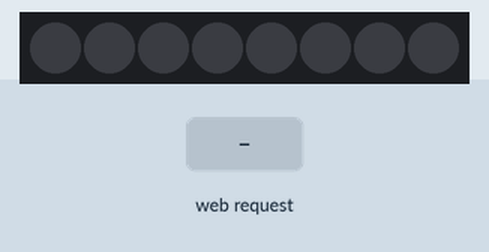
This sketch was run on a simulated ESP8266 (NodeMCU). On the bench: 8 RGB LEDs in strip order, left to right. The inputs (shaded band) are chosen by the test bench. WiFi joins after 1.5 s; servers stay silent unless stated; what the sketch prints to the serial monitor is not drawn.

Above: at 2.7 s.
2.8 s: HTTP request GET /red received
At 4.0 s:
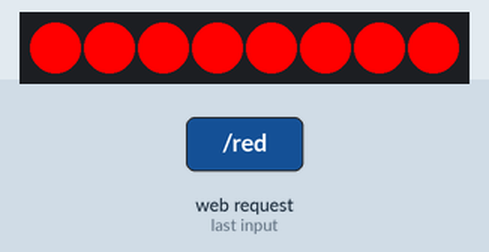
4.3 s: HTTP request GET /green received
At 5.3 s:
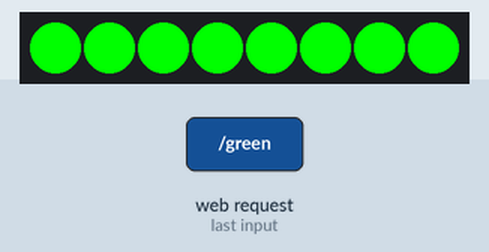
5.8 s: HTTP request GET /blue received
At 6.4 s:
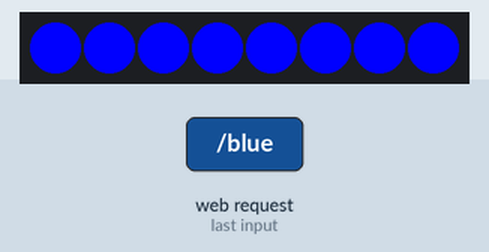
7.3 s: HTTP request GET /yellow received
At 7.6 s:
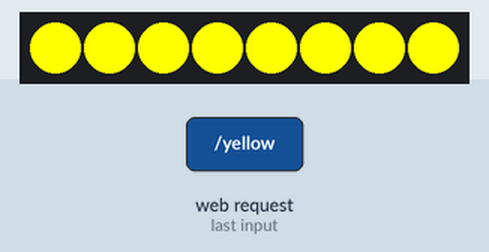
8.8 s: HTTP request GET /white received
At 9.9 s:
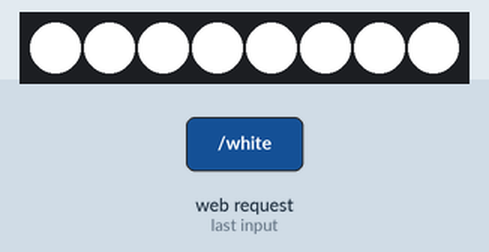
10.3 s: HTTP request GET /purple received
At 11.1 s:
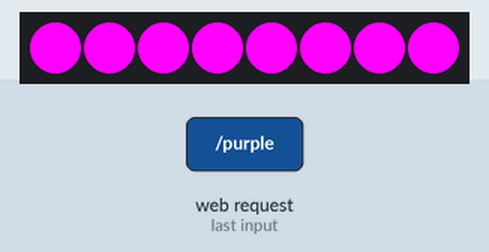
Timing chart, 0 to 12.8 s (numbered marks = the images above; inputs shaded):
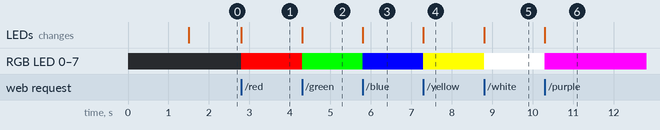

The sketch:

sketch_feb28a_LEDStrip_WifiServer.ino
```cpp
#include <Adafruit_NeoPixel.h> //Dołączenie biblioteki

#include <ESP8266WebServer.h>
#include <ESP8266WiFi.h>
#include <ArduinoJson.h>

#define NUM_LEDS 8
#define LED_PIN D5

Adafruit_NeoPixel ledBoard = Adafruit_NeoPixel(NUM_LEDS, LED_PIN, NEO_GRB + NEO_KHZ800);

ESP8266WebServer server;

const char* networkSSID = "TP-LINK_E6565C"; // WiFi name
const char* networkPwd = ""; // WiFi password

String deviceName = "NodeMCU_+_LED_strip";

int colorPower = 255;

int red = 0;
int green = 0;
int blue = 0;

void setup() {
  Serial.begin(115200);

  WiFi.begin(networkSSID, networkPwd);
  Serial.println("Connecting to WiFi");
  while(WiFi.status() != WL_CONNECTED) {
    delay(500);
    Serial.print(".");
  }
  Serial.println("");
  Serial.print("Connected, my IP address is: ");
  Serial.println(WiFi.localIP());

  server.on("/red", setRed);
  server.on("/green", setGreen);
  server.on("/blue", setBlue);
  server.on("/yellow", setYellow);
  server.on("/white", setWhite);
  server.on("/purple", setPurple);
  server.on("/cyan", setCyan);
  server.on("/brightness", setLedsBrightness);
  server.begin();

  ledBoard.begin();
  ledBoard.show();
}

void loop() {
  server.handleClient();
}

void setLedsBrightness() {
  DynamicJsonDocument processedJson(500);
  deserializeJson(processedJson, server.arg("plain"));
  String message = "Received: " + server.arg("plain") + "\n";
  Serial.println(message);

  long brightness = processedJson["brightness"];
  message = "argument brightness: " + String(brightness);
  Serial.println(message);

  if (brightness != NULL) {
    if (brightness > 255) colorPower = 255;
    else if (brightness < 0) colorPower = 0;
    else colorPower = brightness;
    server.send(200, "text/json", "{\"result\":\"OK\"}");
    changeColorsBrightness();
  } else {
    server.send(400, "text/json", "{\"result\":\"FAIL\"}");
  }
}

void changeColorsBrightness() {
  int factor = 0;

  if (red > 0) factor = 1;
  else factor = 0;
  red = factor * colorPower;

  if (green > 0) factor = 1;
  else factor = 0;
  green = factor * colorPower;

  if (blue > 0) factor = 1;
  else factor = 0;
  blue = factor * colorPower;

  uploadColorToLeds();
}

void setRed() {
  red = 1 * colorPower;
  green = 0;
  blue = 0;
  uploadColorToLeds();
}

void setGreen() {
  red = 0;
  green = 1 * colorPower;
  blue = 0;
  uploadColorToLeds();
}

void setBlue() {
  red = 0;
  green = 0;
  blue = 1 * colorPower;
  uploadColorToLeds();
}

void setYellow() {
  red = 1 * colorPower;
  green = 1 * colorPower;
  blue = 0;
  uploadColorToLeds();
}

void setWhite() {
  red = 1 * colorPower;
  green = 1 * colorPower;
  blue = 1 * colorPower;
  uploadColorToLeds();
}

void setPurple() {
  red = 1 * colorPower;
  green = 0;
  blue = 1 * colorPower;
  uploadColorToLeds();
}

void setCyan() {
  red = 0;
  green = 1 * colorPower;
  blue = 1 * colorPower;
  uploadColorToLeds();
}

void uploadColorToLeds() {
  for(int i = 0; i < NUM_LEDS; i++) {
      ledBoard.setPixelColor(i, ledBoard.Color(red, green, blue));
  }
  ledBoard.show();
}
```

Measured:
- after the input at 2.8 s, RGB LED 0–7: off → RGB(255, 0, 0) at once; the LEDs: change at once (image 1)
- after the input at 4.3 s, RGB LED 0–7: RGB(255, 0, 0) → RGB(0, 255, 0) at once; the LEDs: change at once (image 2)
- after the input at 5.8 s, RGB LED 0–7: RGB(0, 255, 0) → RGB(0, 0, 255) at once; the LEDs: change at once (image 3)
- after the input at 7.3 s, RGB LED 0–7: RGB(0, 0, 255) → RGB(255, 255, 0) at once; the LEDs: change at once (image 4)
- after the input at 8.8 s, RGB LED 0–7: RGB(255, 255, 0) → RGB(255, 255, 255) at once; the LEDs: change at once (image 5)
- after the input at 10.3 s, RGB LED 0–7: RGB(255, 255, 255) → RGB(255, 0, 255) at once; the LEDs: change at once (image 6)
